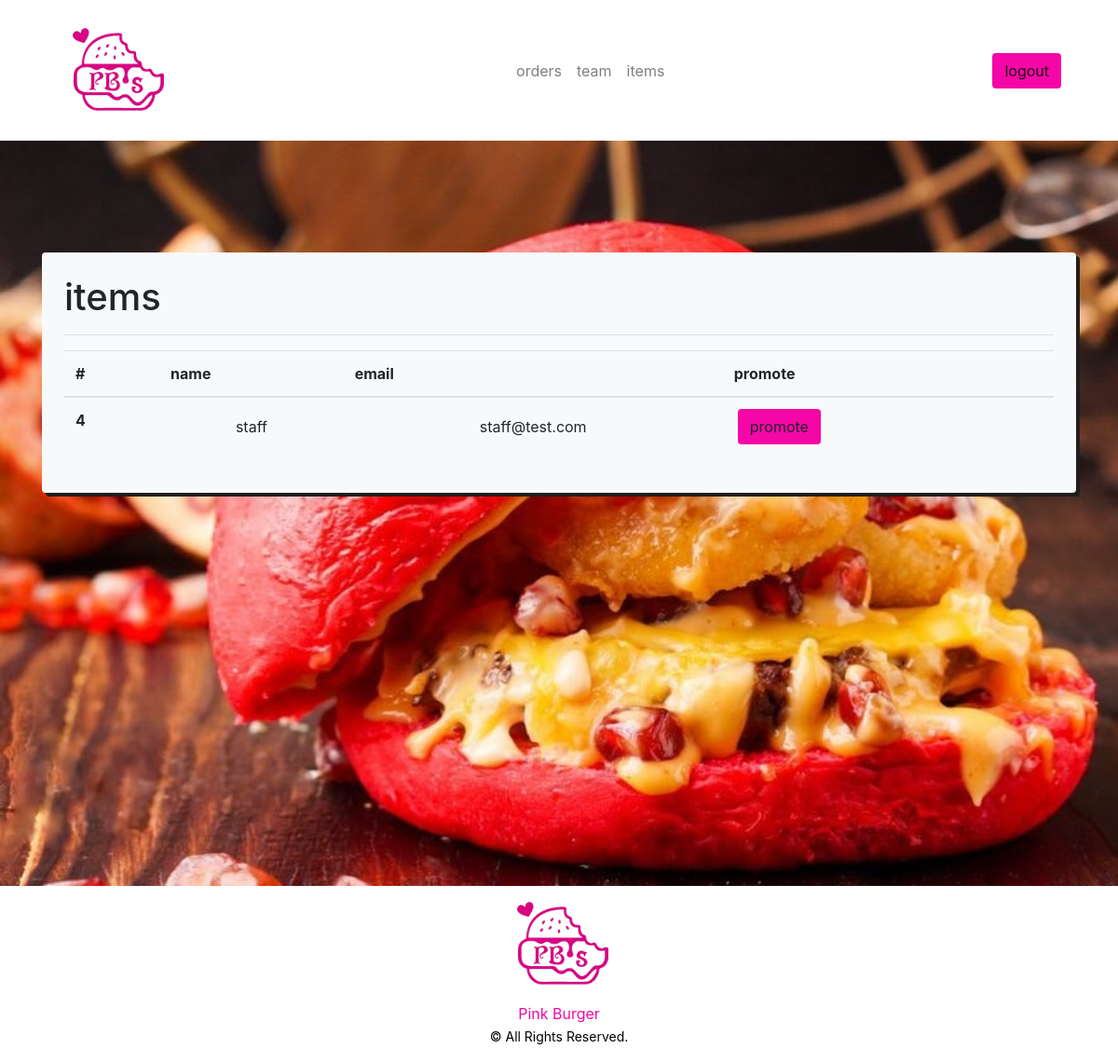
/admin/team.php (signed in), run on the app's committed database.
### tables this page shows
CREATE TABLE `users` (
  `id` int(11) NOT NULL,
  `f_name` varchar(40) NOT NULL,
  `l_name` varchar(40) NOT NULL,
  `user_name` varchar(40) NOT NULL,
  `email` varchar(255) NOT NULL,
  `password` varchar(512) NOT NULL,
  `state` varchar(25) NOT NULL DEFAULT 'user',
  `timestamp` timestamp NOT NULL DEFAULT current_timestamp(),
  `address` varchar(1000) DEFAULT NULL,
  `phone_number` varchar(50) DEFAULT NULL
);

### admin/team.php (the view, shortened to what this page needs)
<?php include 'header.php';
include_once '../conn_db.php';
$stmt = $db->prepare('SELECT * FROM users WHERE state = "staff"');
$stmt->execute();
$staffs = $stmt->fetchAll();
?>
<main>
    <div class="container">
        <div class="bg-light rounded p-4 food_menu">
            <h1>items</h1>
            <hr>
            <table class="table">
                <thead>
                <tr>
                    <th scope="col">#</th>
                    <th scope="col">name</th>
                    <th scope="col">email</th>
                    <th scope="col">promote</th>
                </tr>
                </thead>
                <tbody>
                <?php foreach ($staffs as $staff){ ?>
                <tr>
                    <th scope="row"><?php echo $staff['id']; ?></th>
                    <td class="text-center align-middle"><?php echo $staff['user_name']; ?></td>
                    <td class="text-center align-middle"><?php echo $staff['email']; ?></td>
                    <td><a href="#0" class="btn mx-1 mt-0 promote" id="<?php echo $staff['id']; ?>" style="background-color: #f507a7">promote</a></td>
                </tr>
                <?php } ?>
                </tbody>
            </table>
        </div>
    </div>
</main>
<?php include 'footer.php';?>

### inc/css/style.css (style rules this page uses)
main { background-image: url("../../assests/img/bg.jpg"); background-repeat: no-repeat; background-size: cover; background-attachment: fixed; min-height: 100vh; padding-top: 10%; padding-bottom: 5%; }
.food_menu { box-shadow: 4px 4px #221e1e; }

### data on the page
users: id "4", user_name "staff", email "staff@test.com"
